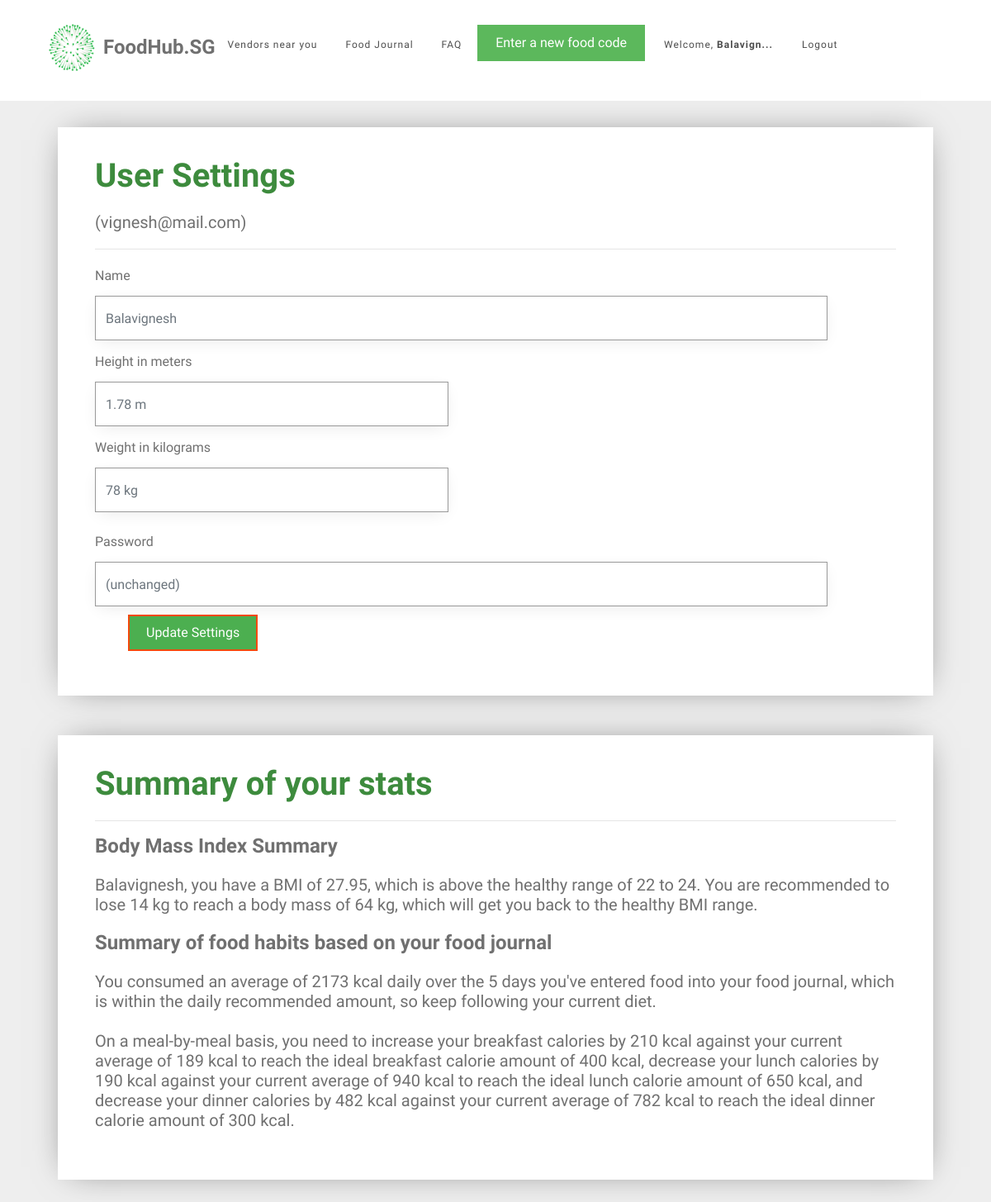
Page /user_settings (signed in) on the committed database.
### tables this page shows
CREATE TABLE user (
  id INTEGER PRIMARY KEY AUTOINCREMENT,
  name TEXT NOT NULL,
  email VARCHAR(512) UNIQUE NOT NULL,
  password TEXT NOT NULL,
  height INTEGER NOT NULL,
  weight INTEGER NOT NULL
);

### foodhubsg/user.py (the view, shortened to what this page needs)
@bp.route('/user_settings', methods=('GET', 'POST'))
@login_required
def user_settings():
    db = get_db()
    food_items = db.execute(
        'SELECT f.id, creator_id, food_name, created, calories, food_code, email'
        ' FROM food_entry f JOIN user u ON f.creator_id = u.id'
        ' WHERE f.creator_id = ? AND DATE(f.created) IN'
        ' (SELECT DISTINCT DATE(created) FROM food_entry ORDER BY datetime(created) DESC LIMIT 6)',
        (g.user['id'],),
    ).fetchall()
    users = db.execute(
        'SELECT id, name, email, password, height, weight'
        ' FROM user'
        ' WHERE id = ?',
        (g.user['id'],),
    ).fetchall()
    for user in users:
        id = user['id']
        name = user['name']
        weight = user['weight']
        height = user['height']
        email = user['email']
        password = user['password']
    bmi = weight / height ** height
    bmi = round(bmi, 2)
    all_dates = []
    food_dates = []
    calories_list = []
    breakfast_list = []
    lunch_list = []
    dinner_list = []
    snack_list = []
    user_average_calories = None
    number_of_days = None
    average_breakfast_calories = None
    average_lunch_calories = None
    average_dinner_calories = None
    average_snack_calories = None
    calories_statement = None
    breakfast_message = None
    lunch_message = None
    dinner_message = None
    snack_message = None
    ideal_weight = weight
    password_placeholder = "(unchanged)"
    if food_items == []:
        food_exists = 0
    else:
        food_exists = 1
    for food in food_items:
        food_date = food['created'].strftime('%d-%m-%y')
        all_dates.append(food_date)
    all_dates = remove_duplicates(all_dates)
    for date in all_dates:
        current_date_food = []
        current_date_calories = []
        for food in food_items:
            if date == food['created'].strftime('%d-%m-%y'):
                current_date_food.append(food)
                current_date_calories.append(food['calories'])
            else:
                continue
        food_dates.append(current_date_food)
        current_date_calories = sum(current_date_calories)
        calories_list.append(current_date_calories)
        number_of_days = len(calories_list)
        user_average_calories = int(sum(calories_list) / number_of_days)
    for food in food_items:
        if 5 <= int(food['created'].strftime('%-H')) <= 10:
            breakfast_list.append(food['calories'])
            average_breakfast_calories = sum(breakfast_list) / number_of_days
        elif 11 <= int(food['created'].strftime('%-H')) <= 14:
            lunch_list.append(food['calories'])
            average_lunch_calories = sum(lunch_list) / number_of_days
        elif 17 <= int(food['created'].strftime('%-H')) <= 22:
            dinner_list.append(food['calories'])
            average_dinner_calories = sum(dinner_list) / number_of_days
        else:
            snack_list.append(food['calories'])
            average_snack_calories = sum(snack_list) / number_of_days
    if bmi < 22:
        while ideal_weight / height ** height < 23:
            ideal_weight = ideal_weight + 1
        lose_weight = ideal_weight - weight
        bmi_statement = "{0}, you have a BMI of {1}, which is below the healthy range of 22 to 24. You are recommended " \
                        "to gain {2} kg to reach a body mass of {3} kg, which will get you back to the healthy BMI range." \
                        .format(name, bmi, lose_weight, ideal_weight)
    elif 22 < bmi < 24:
        bmi_statement = "{0}, you have a BMI of {1}, which is exactly within the healthy BMI range. " \
                        "Keep it up!".format(name, bmi)
    elif bmi > 24:
        while ideal_weight / height ** height > 23:
            ideal_weight = ideal_weight - 1
        lose_weight = weight - ideal_weight
        bmi_statement = "{0}, you have a BMI of {1}, which is above the healthy range of 22 to 24. You are recommended " \
                        "to lose {2} kg to reach a body mass of {3} kg, which will get you back to the healthy BMI range." \
                        .format(name, bmi, lose_weight, ideal_weight)
    if user_average_calories:
        if user_average_calories < 2000:
            calories_statement = "You consumed an average of {0} kcal daily over the last {1} days you've entered food " \
                                 "into your food journal, which is below the daily recommended amount of 2500 kcal."\
                                .format(user_average_calories, number_of_days)
        elif 2000 < user_average_calories < 3000:
            calories_statement = "You consumed an average of {} kcal daily over the  {} days you've entered food " \
                                 "into your food journal, which is within the daily recommended amount, so keep following your current diet." \
                                .format(user_average_calories, number_of_days)
        elif 2000 < user_average_calories < 3000:
            calories_statement = "You consumed an average of {} kcal daily over the last {} days you've entered food " \
                                 "into your food journal, which is above the daily recommended amount of 2500 kcal." \
                                .format(user_average_calories, number_of_days)
    if average_breakfast_calories:
        if average_breakfast_calories < 350:
            increase_breakfast = int(400 - average_breakfast_calories)
            breakfast_message = "increase your breakfast calories by {} kcal against your current average of {} kcal " \
                                "to reach the ideal breakfast calorie amount of 400 kcal"\
                                .format(increase_breakfast, int(average_breakfast_calories))
        elif average_breakfast_calories > 500:
            decrease_breakfast = int(average_breakfast_calories - 400)
            breakfast_message = "decrease your breakfast calories by {} kcal against your current average of {} kcal " \
                                "to reach the ideal breakfast calorie amount of 400 kcal"\
                                .format(decrease_breakfast, int(average_breakfast_calories))
    if average_lunch_calories:
        if average_lunch_calories < 650:
            increase_lunch = int(750 - average_lunch_calories)
            lunch_message = "increase your lunch calories by {} kcal against your current average of {} kcal " \
                            "to reach the ideal lunch calorie amount of 650 kcal"\
                            .format(increase_lunch, int(average_lunch_calories))
        elif average_lunch_calories > 850:
            decrease_lunch =  int(average_lunch_calories - 750)
            lunch_message = "decrease your lunch calories by {} kcal against your current average of {} kcal " \
                            "to reach the ideal lunch calorie amount of 650 kcal"\
                            .format(decrease_lunch, int(average_lunch_calories))
    if average_dinner_calories:
        if average_dinner_calories < 275:
            increase_dinner = int(300 - average_dinner_calories)
            dinner_message = "increase your dinner calories by {} kcal against your current average of {} kcal " \
                            "to reach the ideal dinner calorie amount of 300 kcal"\
                            .format(increase_dinner, int(average_dinner_calories))
        elif average_dinner_calories > 350:
            decrease_dinner =  int(average_dinner_calories - 300)
            dinner_message = "decrease your dinner calories by {} kcal against your current average of {} kcal " \
                            "to reach the ideal dinner calorie amount of 300 kcal"\
                            .format(decrease_dinner, int(average_dinner_calories))
    if average_snack_calories:
        if average_snack_calories > 300:
            snack_message = "decrease your out-of-schedule snack intake"
    messages = [breakfast_message, lunch_message, dinner_message, snack_message]
    messages = list(filter(None.__ne__, messages))
    meal_message = "On a meal-by-meal basis, you need to "
    num_messages = len(messages)
    if messages != []:
        for i in range(num_messages):
            if i != num_messages - 2 and i != num_messages - 1:
                meal_message += messages[i] + ", "
            elif i == num_messages - 2:
                meal_message += messages[i] + ", and "
            elif i == num_messages - 1:
                meal_message += messages[i] + "."
    else:
        meal_message += "maintain your current diet because you're consuming the correct amount of calories per meal."
    return render_template('user/user_settings.html',
                           name=name, weight=weight, height=height, email=email, password=password, bmi_statement=bmi_statement,
                           calories_statement=calories_statement, number_of_days=number_of_days,
                           food_exists=food_exists, password_placeholder=password_placeholder, meal_message=meal_message)

### foodhubsg/auth.py (called while the page is built)
def login_required(view):
    @functools.wraps(view)
    def wrapped_view(**kwargs):
        if g.user is None:
            return redirect(url_for('auth.login'))
        return view(**kwargs)
    return wrapped_view

@bp.before_app_request
def load_logged_in_user():
    user_id = session.get('user_id')
    if user_id is None:
        g.user = None
    else:
        g.user = get_db().execute(
            'SELECT * FROM user WHERE id = ?', (user_id,)
        ).fetchone()

### foodhubsg/db.py (called while the page is built)
def get_db():
    if 'db' not in g:
        g.db = sqlite3.connect(
            current_app.config['DATABASE'],
            detect_types=sqlite3.PARSE_DECLTYPES
        )
        g.db.row_factory = sqlite3.Row
    return g.db

### foodhubsg/vendors.py (called while the page is built)
def remove_duplicates(values):
    output = []
    seen = set()
    for value in values:
        if value not in seen:
            output.append(value)
            seen.add(value)
    return output

### foodhubsg/templates/user/user_settings.html (shortened to what this page needs)
{% extends 'base.html' %}
{% block content %}
<div id="colorlib-container">
    <div class="container">
        <div class="box1">
        <div class="row row-pb-md">
            <div class="col-md-12">
                <header>
                    <h1 class="font_color"><b>User Settings</b></h1>
                    <h5>({{ email }})</h5>
                    <hr>
                </header>
                <form method="post">
                    <div class="row form-group">
                        <div class="col-md-11">
                            <label>Name</label>
                            <input name="name" id="name" class="form-control" placeholder="{{ g.user['name'] }}">
                        </div>
                    </div>
                    <div class="row form-group">
                        <div class="col-md-11">
                            <div class="row form-group">
                                <div class="col-md-6">
                                    <label>Height in meters</label>
                                    <input name="height" id="height" type="number" step="0.01" class="form-control" placeholder="{{ g.user['height'] }} m">
                                </div>
                            </div>
                            <div class="row form-group">
                                <div class="col-md-6">
                                    <label>Weight in kilograms</label>
                                    <input name="weight" id="weight" type="number" step="0.01" class="form-control" placeholder="{{ g.user['weight'] }} kg">
                                </div>
                            </div>
                        </div>
                    </div>
                    <div class="row form-group">
                        <div class="col-md-11">
                            <label>Password</label>
                            <input name="password" id="password" type="password" class="form-control" placeholder="{{ password_placeholder }}">
                        </div>
                    </div>
                    <div class="row form-group" id="register-button">
                        <input type="submit" value="Update Settings" class="btn btn-primary" style="background-color: #4CAF50;">
                    </div>
                </form>
            </div>
        </div>
        </div>
        <div class="box1">
        <div class="row row-pb-md">
            <div class="col-md-12">
                <header id="summary-header">
                    <h1 class="font_color"><b>Summary of your stats</b></h1>
                    <hr>
                </header>
                <h4><b>Body Mass Index Summary</b></h4>
                <h5>{{ bmi_statement }}</h5>
                <h4><b>Summary of food habits based on your food journal</b></h4>
                {% if food_exists == 0 %}
                    <h5>You have not added any food to the journal yet, so there isn't a summary available yet!</h5>
                {% else %}
                    <h5>
                        {{ calories_statement }}
                        <br>
                        <br>
                        {{ meal_message }}
                    </h5>
                {% endif %}
            </div>
        </div>
        </div>
    </div>
</div>
{% endblock %}

### foodhubsg/static/css/style.css (style rules this page uses)
#register-button { padding-left: 55px; }
.box1 { background: #ffffff; padding: 20px; box-shadow: 0 0 40px -15px rgba(0,0,0,0.75); }
.font_color { color: #3d8b3d; }
h1, h2, h3, h4, h5, h6, figure { color: #707070; font-weight: 400; margin: 0 0 20px 0; }
#colorlib-container, #colorlib-instagram, #colorlib-about, #colorlib-contact, #colorlib-footer { padding: 2em 0; clear: both; }
.form-control { -webkit-box-shadow: none; -moz-box-shadow: none; -ms-box-shadow: none; -o-box-shadow: none; box-shadow: none; border: none; font-size: 16px !important; font-weight: 300; -webkit-border-radius: 0px; -moz-border-radius: 0px; -ms-border-radius: 0px; border-radius: 0px; }
.form-group { margin-bottom: 10px; }
.btn { margin-right: 4px; margin-bottom: 4px; font-size: 16px; font-weight: 400; -webkit-border-radius: 30px; -moz-border-radius: 30px; -ms-border-radius: 30px; border-radius: 30px; -webkit-transition: 0.5s; -o-transition: 0.5s; transition: 0.5s; padding: 8px 20px; }
.btn-primary { background: #F6490D; color: #fff; border: 2px solid #F6490D; }
.form-control { -webkit-box-shadow: none; box-shadow: none; background: transparent; border: 1px solid rgba(0, 0, 0, 0.1); height: 54px; font-size: 18px; font-weight: 300; }
.row-pb-md { padding: 2em !important; }
.btn-primary { border-radius: 0; }
.btn { border-radius: 0; }
.form-control { border-width: 0.2px; border-color: #999999; box-shadow: 0 5px 20px -5px rgba(0,0,0,0.1); }
.box1 { background: #ffffff; padding: 0.5em; margin-bottom: 3em; box-shadow: 0 0 40px -15px rgba(0,0,0,0.6); }
.row.row-pb-md { margin: -5px -10px 0 -10px; }
.container { padding-right: 2.5em; padding-left: 2.5em; }

### rows in the picture
user: email "vignesh@mail.com", name "Balavignesh", height "1.78 m", weight "78 kg"

### other values in the picture
{{ bmi_statement }} "Balavignesh, you have a BMI of 27.95, which is above the healthy range of 22 to 24. You are recommended to lose 14 kg to reach a body mass of 64 kg, which will get you back to the healthy BMI range."
{{ calories_statement }} "You consumed an average of 2173 kcal daily over the 5 days you've entered food into your food journal, which is within the daily recommended amount, so keep following your current diet."
